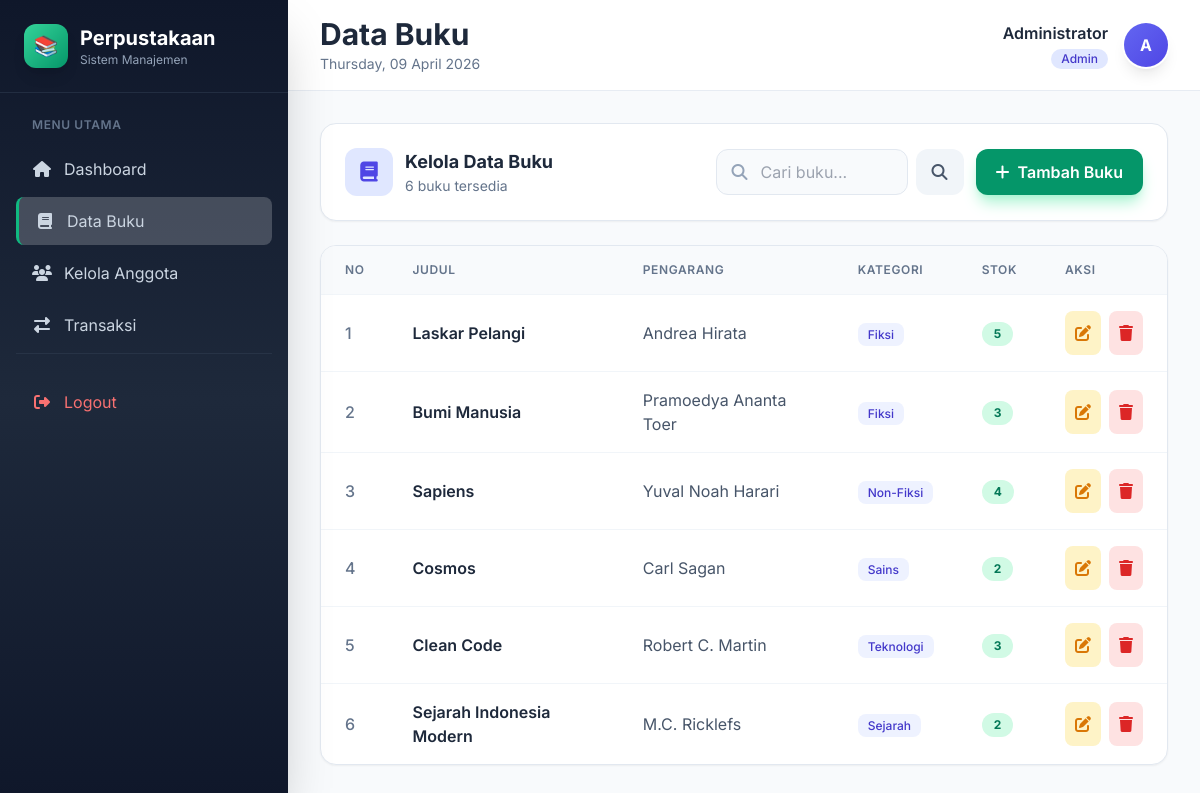
/admin/buku (signed in), run on the app's committed database.
### tables this page shows
CREATE TABLE tb_buku (
    id_buku INT AUTO_INCREMENT PRIMARY KEY,
    judul VARCHAR(200) NOT NULL,
    pengarang VARCHAR(100) NOT NULL,
    penerbit VARCHAR(100),
    tahun_terbit YEAR,
    id_kategori INT,
    stok INT DEFAULT 1,
    created_at TIMESTAMP DEFAULT CURRENT_TIMESTAMP,
    FOREIGN KEY (id_kategori) REFERENCES tb_kategori(id_kategori) ON DELETE SET NULL
);

CREATE TABLE tb_kategori (
    id_kategori INT AUTO_INCREMENT PRIMARY KEY,
    nama_kategori VARCHAR(50) NOT NULL
);

### controllers/BukuController.php (called while the page is built, shortened)
<?php
require_once __DIR__ . '/../models/Buku.php';
class BukuController extends Controller {
    private $bukuModel;
    public function __construct() {
        $this->bukuModel = new Buku();
    }
    public function index() {
        $bukus = $this->bukuModel->getAllWithKategori();
        $this->view('admin/buku/index', [
            'user' => $this->getCurrentUser(),
            'bukus' => $bukus,
            'flash' => $this->getFlash()
        ]);
    }
}

### index.php (called while the page is built, shortened)
<?php
require_once __DIR__ . '/core/Database.php';
require_once __DIR__ . '/core/Model.php';
require_once __DIR__ . '/core/Router.php';
require_once __DIR__ . '/controllers/DashboardController.php';
require_once __DIR__ . '/controllers/BukuController.php';
$router = new Router();
$router->get('/', [AuthController::class, 'loginForm']);
$router->get('/login', [AuthController::class, 'loginForm']);
$router->post('/login', [AuthController::class, 'login']);
$router->get('/register', [AuthController::class, 'registerForm']);
$router->post('/register', [AuthController::class, 'register']);
$router->get('/logout', [AuthController::class, 'logout']);
$router->get('/dashboard', [DashboardController::class, 'index']);
$router->get('/admin/buku', [BukuController::class, 'index']);
$router->get('/admin/buku/create', [BukuController::class, 'create']);
$router->post('/admin/buku/store', [BukuController::class, 'store']);
$router->get('/admin/buku/edit/{id}', [BukuController::class, 'edit']);
$router->post('/admin/buku/update/{id}', [BukuController::class, 'update']);
$router->get('/admin/buku/delete/{id}', [BukuController::class, 'delete']);
$router->get('/admin/buku/search', [BukuController::class, 'search']);
$router->get('/admin/anggota', [AnggotaController::class, 'index']);
$router->get('/admin/anggota/create', [AnggotaController::class, 'create']);
$router->post('/admin/anggota/store', [AnggotaController::class, 'store']);
$router->get('/admin/anggota/edit/{id}', [AnggotaController::class, 'edit']);
$router->post('/admin/anggota/update/{id}', [AnggotaController::class, 'update']);
$router->get('/admin/anggota/delete/{id}', [AnggotaController::class, 'delete']);
$router->get('/admin/transaksi', [TransaksiController::class, 'index']);
$router->get('/admin/transaksi/create', [TransaksiController::class, 'create']);
$router->post('/admin/transaksi/store', [TransaksiController::class, 'store']);
$router->get('/admin/transaksi/kembalikan/{id}', [TransaksiController::class, 'kembalikan']);
$router->get('/admin/transaksi/delete/{id}', [TransaksiController::class, 'delete']);
$router->get('/user/peminjaman', [PeminjamanController::class, 'index']);
$router->get('/user/peminjaman/pinjam', [PeminjamanController::class, 'pinjam']);
$router->post('/user/peminjaman/pinjam', [PeminjamanController::class, 'storePinjam']);
$router->get('/user/peminjaman/kembalikan/{id}', [PeminjamanController::class, 'kembalikan']);
$router->get('/user/buku', [PeminjamanController::class, 'cariBuku']);
$router->run();

### core/Database.php (called while the page is built, shortened)
<?php
class Database {
    private static $instance = null;
    private $pdo;
    private function __construct() {
        $dsn = "mysql:host=" . DB_HOST . ";dbname=" . DB_NAME . ";charset=" . DB_CHARSET;
        $options = [
            PDO::ATTR_ERRMODE => PDO::ERRMODE_EXCEPTION,
            PDO::ATTR_DEFAULT_FETCH_MODE => PDO::FETCH_ASSOC,
            PDO::ATTR_EMULATE_PREPARES => false
        ];
        try {
            $this->pdo = new PDO($dsn, DB_USER, DB_PASS, $options);
        } catch (PDOException $e) {
            die("Koneksi database gagal: " . $e->getMessage());
        }
    }
    public static function getInstance() {
        if (self::$instance === null) {
            self::$instance = new self();
        }
        return self::$instance;
    }
    public function query($sql, $params = []) {
        $stmt = $this->pdo->prepare($sql);
        $stmt->execute($params);
        return $stmt;
    }
    public function fetchAll($sql, $params = []) {
        return $this->query($sql, $params)->fetchAll();
    }
}

### core/Model.php (called while the page is built, shortened)
<?php
class Model {
    public function __construct() {
        $this->db = Database::getInstance();
    }
}

### models/Buku.php (called while the page is built, shortened)
<?php
require_once __DIR__ . '/../core/Database.php';
require_once __DIR__ . '/../core/Model.php';
class Buku extends Model {
    protected $table = 'tb_buku';
    public function getAllWithKategori() {
        return $this->db->fetchAll("
            SELECT b.*, k.nama_kategori
            FROM {$this->table} b
            LEFT JOIN tb_kategori k ON b.id_kategori = k.id_kategori
            ORDER BY b.created_at DESC
        ");
    }
}

### views/admin/buku/index.php (the view, shortened to what this page needs)
<?php
require_once __DIR__ . '/../../layouts/header.php';
?>
<div class="bg-white rounded-2xl shadow-sm border border-slate-200 p-6 mb-6 animate-slide">
    <div class="flex flex-col lg:flex-row justify-between items-start lg:items-center gap-4">
        <div class="flex items-center gap-3">
            <div class="w-12 h-12 bg-indigo-100 rounded-xl flex items-center justify-center">
                <i class="fas fa-book text-xl text-indigo-600"></i>
            </div>
            <div>
                <h3 class="text-lg font-bold text-slate-800">Kelola Data Buku</h3>
                <p class="text-sm text-slate-500"><?= count($bukus ?? []) ?> buku tersedia</p>
            </div>
        </div>
        <div class="flex flex-col sm:flex-row gap-3 w-full lg:w-auto">
            <form action="<?= BASE_URL ?>/admin/buku/search" method="GET" class="flex gap-2">
                <div class="relative flex-1">
                    <i class="fas fa-search absolute left-4 top-1/2 -translate-y-1/2 text-slate-400"></i>
                    <input type="text"
                           name="q"
                           placeholder="Cari buku..."
                           value="<?= htmlspecialchars($keyword ?? '') ?>"
                           class="w-full sm:w-48 pl-11 pr-4 py-2.5 bg-slate-50 border border-slate-200 rounded-xl focus:border-indigo-500 outline-none transition-all">
                </div>
                <button type="submit" class="btn px-4 py-2.5 bg-slate-100 hover:bg-slate-200 text-slate-600 rounded-xl">
                    <i class="fas fa-search"></i>
                </button>
            </form>
            <a href="<?= BASE_URL ?>/admin/buku/create"
               class="btn px-5 py-2.5 bg-emerald-600 hover:bg-emerald-700 text-white rounded-xl font-semibold shadow-lg shadow-emerald-200 flex items-center justify-center gap-2">
                <i class="fas fa-plus"></i> Tambah Buku
            </a>
        </div>
    </div>
</div>
<div class="bg-white rounded-2xl shadow-sm border border-slate-200 overflow-hidden animate-slide" style="animation-delay: 0.1s;">
    <div class="overflow-x-auto">
        <table class="w-full">
            <thead class="bg-slate-50 border-b border-slate-100">
                <tr>
                    <th class="px-6 py-4 text-left text-xs font-semibold text-slate-500 uppercase tracking-wider">No</th>
                    <th class="px-6 py-4 text-left text-xs font-semibold text-slate-500 uppercase tracking-wider">Judul</th>
                    <th class="px-6 py-4 text-left text-xs font-semibold text-slate-500 uppercase tracking-wider hidden md:table-cell">Pengarang</th>
                    <th class="px-6 py-4 text-left text-xs font-semibold text-slate-500 uppercase tracking-wider hidden lg:table-cell">Kategori</th>
                    <th class="px-6 py-4 text-left text-xs font-semibold text-slate-500 uppercase tracking-wider">Stok</th>
                    <th class="px-6 py-4 text-left text-xs font-semibold text-slate-500 uppercase tracking-wider">Aksi</th>
                </tr>
            </thead>
            <tbody class="divide-y divide-slate-100">
                <?php if (!empty($bukus)): ?>
                    <?php $no = 1; foreach ($bukus as $b): ?>
                        <tr class="table-row transition-colors">
                            <td class="px-6 py-4 text-slate-500 font-medium"><?= $no++ ?></td>
                            <td class="px-6 py-4">
                                <p class="font-semibold text-slate-800">
                                    <?= htmlspecialchars($b['judul']) ?>
                                </p>
                            </td>
                            <td class="px-6 py-4 text-slate-600 hidden md:table-cell">
                                <?= htmlspecialchars($b['pengarang']) ?>
                            </td>
                            <td class="px-6 py-4 hidden lg:table-cell">
                                <span class="px-2.5 py-1 bg-indigo-50 text-indigo-700 rounded-lg text-xs font-medium">
                                    <?= htmlspecialchars($b['nama_kategori'] ?? '-') ?>
                                </span>
                            </td>
                            <td class="px-6 py-4">
                                <span class="inline-flex px-3 py-1 rounded-full text-xs font-bold
                                    <?= $b['stok'] > 0 ? 'bg-emerald-100 text-emerald-700' : 'bg-red-100 text-red-700' ?>">
                                    <?= $b['stok'] ?>
                                </span>
                            </td>
                            <td class="px-6 py-4">
                                <div class="flex gap-2">
                                    <a href="<?= BASE_URL ?>/admin/buku/edit/<?= $b['id_buku'] ?>"
                                       class="btn p-2.5 bg-amber-100 hover:bg-amber-200 text-amber-600 rounded-lg">
                                        <i class="fas fa-edit"></i>
                                    </a>
                                    <a href="<?= BASE_URL ?>/admin/buku/delete/<?= $b['id_buku'] ?>"
                                       onclick="return confirm('Hapus buku ini?')"
                                       class="btn p-2.5 bg-red-100 hover:bg-red-200 text-red-600 rounded-lg">
                                        <i class="fas fa-trash"></i>
                                    </a>
                                </div>
                            </td>
                        </tr>
                    <?php endforeach; ?>
                <?php endif; ?>
            </tbody>
        </table>
    </div>
</div>
<?php
require_once __DIR__ . '/../../layouts/footer.php';
?>

### core/Router.php (shortened to what this page needs)
<?php
class Router {
    private $routes = [];
    public function get($path, $callback) {
        $this->routes['GET'][$path] = $callback;
    }
    public function post($path, $callback) {
        $this->routes['POST'][$path] = $callback;
    }
    public function run() {
        $method = $_SERVER['REQUEST_METHOD'];
        $uri = parse_url($_SERVER['REQUEST_URI'], PHP_URL_PATH);
        $basePath = str_replace('/index.php', '', $_SERVER['SCRIPT_NAME']);
        $uri = str_replace($basePath, '', $uri);
        $uri = '/' . trim($uri, '/');
        if (isset($this->routes[$method])) {
            foreach ($this->routes[$method] as $route => $callback) {
                $pattern = preg_replace('/\{([a-zA-Z]+)\}/', '([a-zA-Z0-9_-]+)', $route);
                $pattern = '#^' . $pattern . '$#';
                if (preg_match($pattern, $uri, $matches)) {
                    array_shift($matches);
                    if (is_array($callback)) {
                        $controller = new $callback[0]();
                        return call_user_func_array([$controller, $callback[1]], $matches);
                    }
                    return call_user_func_array($callback, $matches);
                }
            }
        }
    }
}

### data on the page
tb_buku: judul "Laskar Pelangi", pengarang "Andrea Hirata", id_kategori.nama_kategori "Fiksi", stok "5"
tb_buku: judul "Bumi Manusia", pengarang "Pramoedya Ananta Toer", id_kategori.nama_kategori "Fiksi", stok "3"
tb_buku: judul "Sapiens", pengarang "Yuval Noah Harari", id_kategori.nama_kategori "Non-Fiksi", stok "4"
tb_buku: judul "Cosmos", pengarang "Carl Sagan", id_kategori.nama_kategori "Sains", stok "2"
tb_buku: judul "Clean Code", pengarang "Robert C. Martin", id_kategori.nama_kategori "Teknologi", stok "3"
tb_buku: judul "Sejarah Indonesia Modern", pengarang "M.C. Ricklefs", id_kategori.nama_kategori "Sejarah", stok "2"

### other printed values
count($bukus ?? []) "6"
